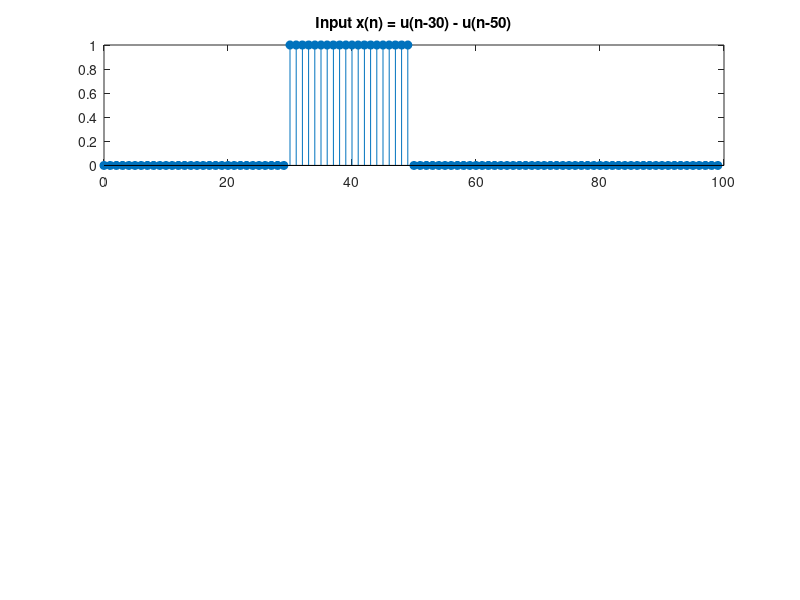

MATLAB code to generate this figure: (Note: this script raises an error after producing the figure.)
clear; clc; close all;

member1 = 'Thien Phu';
member2 = 'Dinh Hieu';
names_tag = sprintf('(%s, %s)', member1, member2);

n = 0:99;
x = double(n >= 30) - double(n >= 50);

h1 = double(n >= 10) - double(n >= 20);
h2 = (0.9 .^ n) .* double(n >= 0);
h3 = double(n == 0) - double(n == 1);

y1 = conv(x, h1);
y2 = conv(x, h2);
y3 = conv(x, h3);

figure('Name', 'Exercise 4.1 - System 1 (y1)', 'Color', 'w');
subplot(3, 1, 1);
stem(n, x, 'filled');
title('Input x(n) = u(n-30) - u(n-50)');
subtitle(names_tag);
xlabel('n'); ylabel('x(n)'); grid on;

subplot(3, 1, 2);
stem(n, h1, 'filled');
title('Impulse Response h1(n) = u(n-10) - u(n-20)');
subtitle(names_tag);
xlabel('n'); ylabel('h1(n)'); grid on;

subplot(3, 1, 3);
stem(n, y1(1:100), 'filled');
title('Output y1(n) = x(n) * h1(n) (First 100 samples)');
subtitle(names_tag);
xlabel('n'); ylabel('y1(n)'); grid on;

figure('Name', 'Exercise 4.1 - System 2 (y2)', 'Color', 'w');
subplot(3, 1, 1);
stem(n, x, 'filled');
title('Input x(n) = u(n-30) - u(n-50)');
subtitle(names_tag);
xlabel('n'); ylabel('x(n)'); grid on;

subplot(3, 1, 2);
stem(n, h2, 'filled');
title('Impulse Response h2(n) = (0.9)^n u(n)');
subtitle(names_tag);
xlabel('n'); ylabel('h2(n)'); grid on;

subplot(3, 1, 3);
stem(n, y2(1:100), 'filled');
title('Output y2(n) = x(n) * h2(n) (First 100 samples)');
subtitle(names_tag);
xlabel('n'); ylabel('y2(n)'); grid on;

figure('Name', 'Exercise 4.1 - System 3 (y3)', 'Color', 'w');
subplot(3, 1, 1);
stem(n, x, 'filled');
title('Input x(n) = u(n-30) - u(n-50)');
subtitle(names_tag);
xlabel('n'); ylabel('x(n)'); grid on;

subplot(3, 1, 2);
stem(n, h3, 'filled');
title('Impulse Response h3(n) = \delta(n) - \delta(n-1)');
subtitle(names_tag);
xlabel('n'); ylabel('h3(n)'); grid on;

subplot(3, 1, 3);
stem(n, y3(1:100), 'filled');
title('Output y3(n) = x(n) * h3(n) (First 100 samples)');
subtitle(names_tag);
xlabel('n'); ylabel('y3(n)'); grid on;
